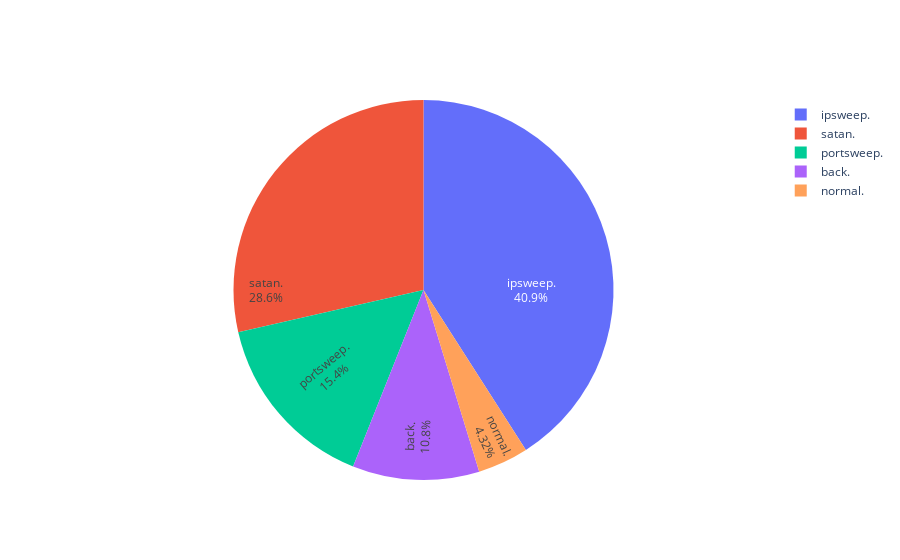

Notebook code cell kept with this figure:
### Code cell
labels = target_distrib.index
values = list(target_distrib)

fig = go.Figure(data=[go.Pie(labels=labels, values=values, textinfo='label+percent',
                             insidetextorientation='radial'
                            )])
fig.show()

### Figure 1 — Plotly figure (JSON) as saved in the notebook; plotly's stock layout.template omitted (floating-point values rounded to 4 significant figures)
{"data": [{"insidetextorientation": "radial", "labels": ["ipsweep.", "satan.", "portsweep.", "back.", "normal."], "textinfo": "label+percent", "type": "pie", "values": [5318, 3711, 1999, 1400, 561]}], "layout": {}}
